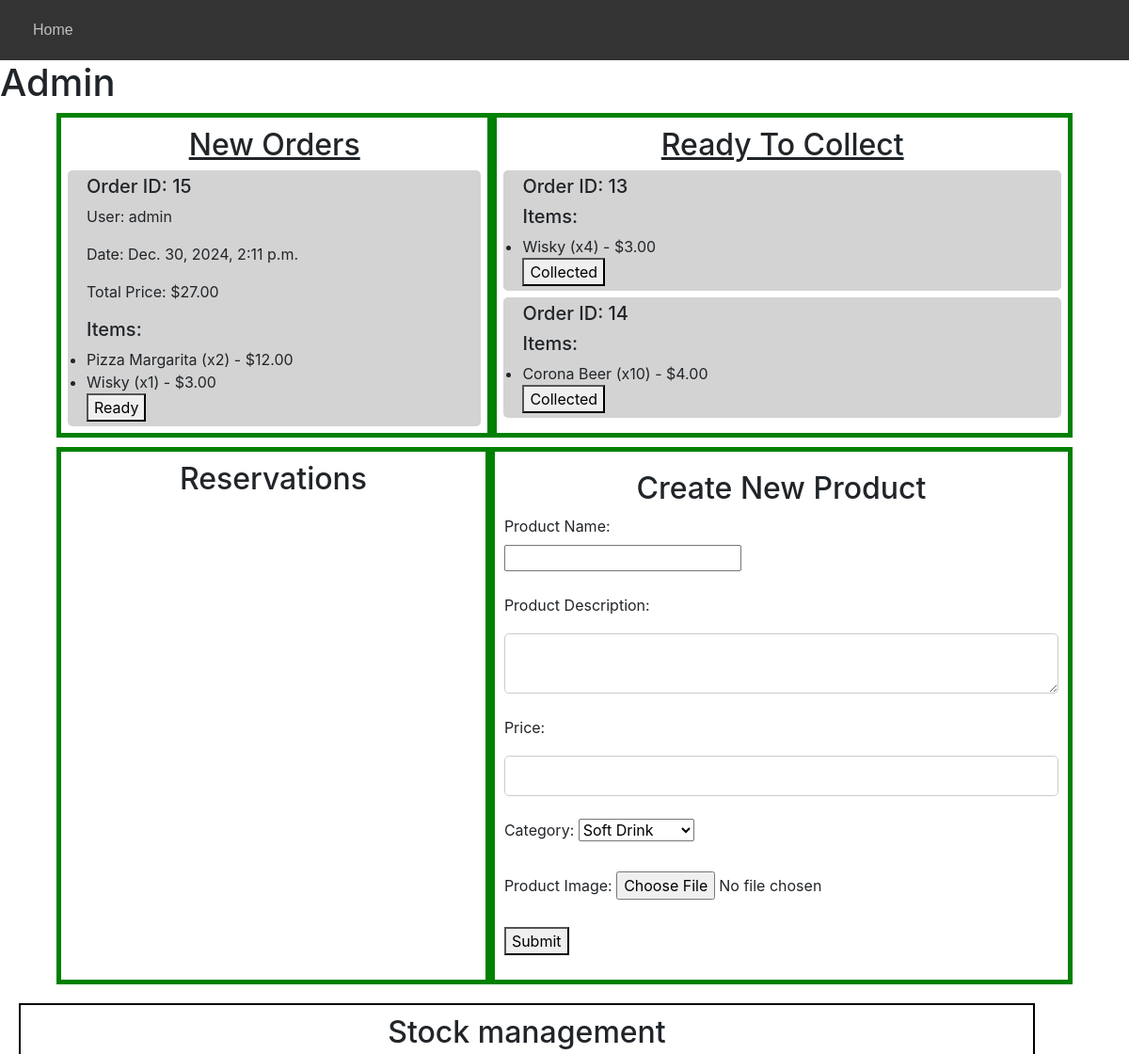
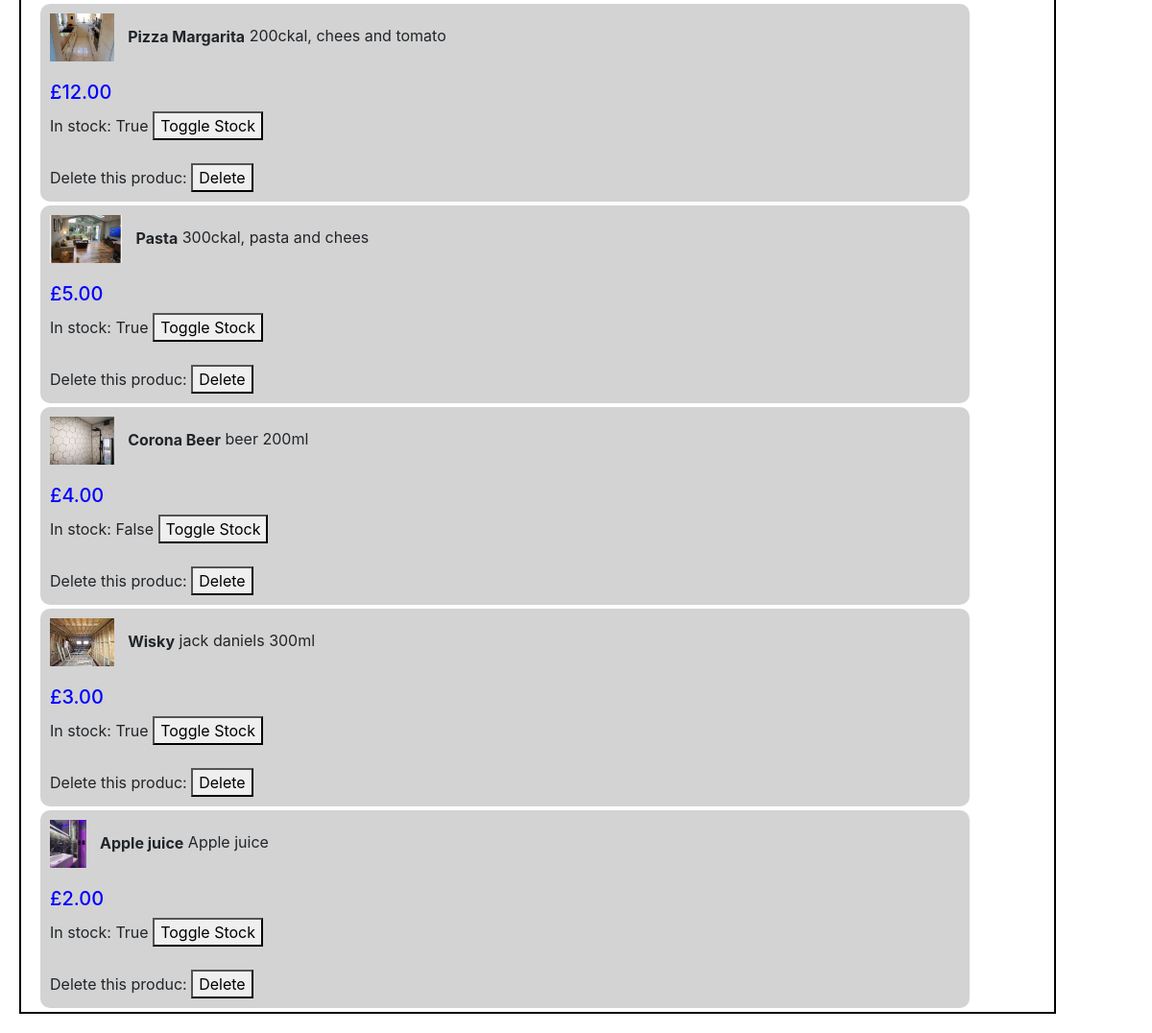
Screenshot of /dashboard (signed in) with the database file from the repository (2 pictures, top to bottom).
### rest_mng/models.py (models this page shows)
class Sales(models.Model):
    user = models.ForeignKey(User, on_delete=models.CASCADE, related_name="sales")
    date = models.DateTimeField(auto_now_add=True, null=True, blank=True)
    total_price = models.DecimalField(max_digits=10, decimal_places=2)
    STATUS_CHOICES = [
        ('Preparing', 'Preparing'),
        ('Ready', 'Ready'),
        ('Collected', 'Collected'),
    ]
    status = models.CharField(max_length=9, choices=STATUS_CHOICES, default='Preparing')

class User(AbstractUser):
    pass

class SalesItems(models.Model):
    sale = models.ForeignKey(Sales, on_delete=models.CASCADE, related_name="items")
    product = models.ForeignKey('Product', on_delete=models.PROTECT)
    quantity = models.PositiveIntegerField()
    price = models.DecimalField(max_digits=10, decimal_places=2)

class Product(models.Model):
    prod_name = models.CharField(max_length=15)
    prod_desc = models.CharField(max_length=255)
    price = models.DecimalField(max_digits=10, decimal_places=2)
    category = models.CharField(max_length=50, choices=[('Soft Drink', 'Soft Drink'), ('Alcohol Drink', 'Alcohol Drink'), ('Food', 'Food'),('Desert', 'Desert')], default='N/A')
    date = models.DateTimeField(auto_now_add=True)
    in_stock = models.BooleanField(default=True)
    image = models.ImageField(upload_to='images/', blank=True, null=True)
    favorite = models.ManyToManyField(User, blank= True,  related_name="favorite")

### rest_mng/views.py (the view)
    def decorated_view_func(request, *args, **kwargs):
        if not request.user.is_superuser:
            messages.error(request, "This page is only available for users with appropriate clearance level, "
                                    "if you have this clearance please log in with your credentials then try again.")
            return redirect('login')  # Redirect to the login page
        return view_func(request, *args, **kwargs)

### rest_mng/views.py (called while the page is built)
def admin_dashboard(view_func):
    def decorated_view_func(request, *args, **kwargs):
        if not request.user.is_superuser:
            messages.error(request, "This page is only available for users with appropriate clearance level, "
                                    "if you have this clearance please log in with your credentials then try again.")
            return redirect('login')  # Redirect to the login page
        return view_func(request, *args, **kwargs)
    return decorated_view_func

@admin_dashboard
def dashboard(request):
    orders = Sales.objects.prefetch_related('items__product')
    products = Product.objects.all()
    return render(request, 'rest_mng/admin.html',{
        'orders':orders,
        'products' : products
    })

### rest_mng/templates/rest_mng/admin.html (shortened to what this page needs)
{% load static %}
<html lang="en">
    <head>
        <link rel="stylesheet" href="https://stackpath.bootstrapcdn.com/bootstrap/4.4.1/css/bootstrap.min.css">
        <link rel="stylesheet" href="{% static 'rest_mng/styles.css' %}">
    </head>
    <body>
        <nav class="nav">
            <ul id="nav_list">
                <li class="list_item">
                    <a class="list_link" href="{% url 'index' %}">Home </a>
                </li>
            </ul>
        </nav>
    <h1><bold>Admin</bold></h1>
    <div id="row_1">
        <div id="new_orders"><h2 style="text-decoration:underline">New Orders</h2>
            {% for order in orders %}
            {% if order.status == 'Preparing' %}
                <div class="order">
                    <h5>Order ID: {{ order.id }}</h5>
                    <p>User: {{ order.user.username }}</p>
                    <p>Date: {{ order.date }}</p>
                    <p>Total Price: ${{ order.total_price }}</p>
                    <h5>Items:</h5>
                    <ul>
                        {% for item in order.items.all %}
                        <li>{{ item.product.prod_name }} (x{{ item.quantity }}) - ${{ item.price }}</li>
                        {% endfor %}
                    </ul>
                    <button class="update-status" data-order-id="{{ order.id }}">Ready</button>
                </div>
            {% endif %}
            {% endfor %}
        </div>
        <div id="to_collect"><h2 style="text-decoration:underline">Ready To Collect</h2>
            {% for order in orders %}
            {% if order.status == 'Ready' %}
                <div class="order">
                    <h5>Order ID: {{ order.id }}</h5>
                    <h5>Items:</h5>
                    <ul>
                        {% for item in order.items.all %}
                        <li>{{ item.product.prod_name }} (x{{ item.quantity }}) - ${{ item.price }}</li>
                        {% endfor %}
                    </ul>
                    <button class="collected" data-order-id="{{ order.id }}">Collected</button>
                </div>
            {% endif %}
            {% endfor %}
        </div>
    </div>
    <div id="row_2">
    <div id="reservations"><h2>Reservations</h2></div>
    <div id="create_new">
        <h2>Create New Product</h2>
        <form action="{% url 'new_product' %}" method="post" enctype="multipart/form-data">
        <label for="prod_name">Product Name:</label><br>
        <input type="text" id="prod_name" name="prod_name" maxlength="15" required><br><br>
        <label for="prod_desc">Product Description:</label><br>
        <textarea id="prod_desc" name="prod_desc" maxlength="255" required></textarea><br><br>
        <label for="price">Price:</label>
        <input type="number" id="price" name="price" step="0.01" max="999.99" required><br><br>
        <label for="category">Category:</label>
        <select id="category" name="category">
            <option value="Soft Drink">Soft Drink</option>
        </select><br><br>
        <label for="image">Product Image:</label>
        <input type="file" id="image" name="image" accept="image/*"><br><br>
        <button type="submit">Submit</button>
    </form>
    </div>
    </div>
    <div id="stock">
    <h2 align="center"> Stock management</h2>
        {% for product in products %}
        <div class="product">
                {% if product.image %}
                <img src="{{ product.image.url }}" alt="Product Image" style="width:auto; height: 50px;">
                {% else %}
                <p>No image available</p>
                {% endif %}
                <strong style="margin-left: 10px;">{{ product.prod_name }}</strong>
                <span> {{ product.prod_desc }}</span>
                <h5 style="margin-top: 20px; color:blue;">£{{ product.price }}</h5>
                <div>
                    In stock: {{ product.in_stock }}
                    <form method="POST" action="{% url 'toggle_stock' product.id %}" style="display:inline;">
                        <button type="submit">Toggle Stock</button>
                    </form> <br><br>
                    Delete this produc:
                    <form method="POST" action="{% url 'delete_product' product.id %}" style="display:inline;">
                        <button type="submit" onclick="return confirm('Are you sure you want to delete this product?')">Delete</button>
                    </form>
                </div>
        </div>
        {% endfor %}
    </div>
    </body>
    </html>

### rest_mng/static/rest_mng/styles.css (style rules this page uses)
body, ul, li, a, input { margin: 0; padding: 0; box-sizing: border-box; }
h2 { text-align:center; margin-top: 10px; }
.nav { display: flex; justify-content: space-between; align-items: center; padding: 10px 20px; background-color: #333; color: white; font-family: Arial, sans-serif; }
#nav_list { list-style: none; display: flex; gap: 20px; transition: max-height 0.3s ease; }
.list_item { display: flex; }
.list_link { text-decoration: none; color: #bfbfbf; padding: 10px 15px; margin-bottom: 0px; transition: background-color 0.3s ease; align-items: center; justify-content: center; }
.product { margin:4px; width: 90%; height: auto; margin-left:20px; padding: 10px; background-color: lightgrey; border-radius: 10px; }
#row_1, #row_2 { display:flex; flex-direction: row; width:90%; background-color: green; margin-left:auto; margin-right:auto; margin-bottom: 10px; }
#new_orders, #to_collect { flex-grow:1; background-color: white; margin:5px; max-height:600px; overflow-y: auto; }
#to_collect { flex-grow:2; background-color: white; margin:5px; }
.order { padding: 5px 20px; margin: 7px; background-color: lightgrey; border-radius:5px; }
#reservations { flex-grow:2; background-color: white; margin:5px 5px; height:auto; }
#create_new { flex-grow:1; background-color: white; margin:5px 5px; height:auto; padding: 10px; }
#stock { min-height: 20px; height: auto; width: 90%; border: 2px solid black; margin: 20px; }
input[type="number"], textarea { width: 100%; padding: 10px; border: 1px solid #ccc; border-radius: 5px; font-size: 14px; box-sizing: border-box; outline: none; transition: border-color 0.3s; margin-top:10px; }

### rows the page displays
Sales: id "15", user.username "admin", date "Dec. 30, 2024, 2:11 p.m.", total_price "27.00"
SalesItems: product.prod_name "Pizza Margarita", quantity "2", price "12.00"
SalesItems: product.prod_name "Wisky", quantity "1", price "3.00"
Sales: id "13"
SalesItems: product.prod_name "Wisky", quantity "4", price "3.00"
Sales: id "14"
SalesItems: product.prod_name "Corona Beer", quantity "10", price "4.00"
Product: image (picture), prod_name "Pizza Margarita", prod_desc "200ckal, chees and tomato", price "12.00", in_stock "True"
Product: image (picture), prod_name "Pasta", prod_desc "300ckal, pasta and chees", price "5.00", in_stock "True"
Product: image (picture), prod_name "Corona Beer", prod_desc "beer 200ml", price "4.00", in_stock "False"
Product: image (picture), prod_name "Wisky", prod_desc "jack daniels 300ml", price "3.00", in_stock "True"
Product: image (picture), prod_name "Apple juice", prod_desc "Apple juice", price "2.00", in_stock "True"
